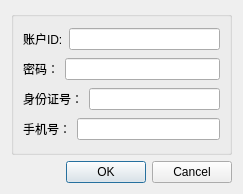
<?xml version="1.0" encoding="UTF-8"?>
<ui version="4.0">
 <class>AccountDialog</class>
 <widget class="QDialog" name="AccountDialog">
  <property name="geometry">
   <rect>
    <x>0</x>
    <y>0</y>
    <width>243</width>
    <height>194</height>
   </rect>
  </property>
  <property name="maximumSize">
   <size>
    <width>243</width>
    <height>194</height>
   </size>
  </property>
  <property name="windowTitle">
   <string>账户添加</string>
  </property>
  <layout class="QVBoxLayout" name="verticalLayout_2">
   <item>
    <widget class="QGroupBox" name="gBTaskinfo">
     <property name="title">
      <string/>
     </property>
     <layout class="QVBoxLayout" name="verticalLayout">
      <item>
       <layout class="QHBoxLayout" name="horizontalLayout">
        <item>
         <widget class="QLabel" name="label">
          <property name="text">
           <string>账户ID:</string>
          </property>
         </widget>
        </item>
        <item>
         <widget class="QLineEdit" name="lEAccount"/>
        </item>
       </layout>
      </item>
      <item>
       <layout class="QHBoxLayout" name="horizontalLayout_2">
        <item>
         <widget class="QLabel" name="label_2">
          <property name="text">
           <string>密码：</string>
          </property>
         </widget>
        </item>
        <item>
         <widget class="QLineEdit" name="lEPasswd">
          <property name="echoMode">
           <enum>QLineEdit::Password</enum>
          </property>
         </widget>
        </item>
       </layout>
      </item>
      <item>
       <layout class="QHBoxLayout" name="horizontalLayout_3">
        <item>
         <widget class="QLabel" name="label_3">
          <property name="text">
           <string>身份证号：</string>
          </property>
         </widget>
        </item>
        <item>
         <widget class="QLineEdit" name="lEGovId"/>
        </item>
       </layout>
      </item>
      <item>
       <layout class="QHBoxLayout" name="horizontalLayout_4">
        <item>
         <widget class="QLabel" name="label_4">
          <property name="text">
           <string>手机号：</string>
          </property>
         </widget>
        </item>
        <item>
         <widget class="QLineEdit" name="lEPhoneNumber"/>
        </item>
       </layout>
      </item>
     </layout>
    </widget>
   </item>
   <item>
    <widget class="QDialogButtonBox" name="buttonBox">
     <property name="orientation">
      <enum>Qt::Horizontal</enum>
     </property>
     <property name="standardButtons">
      <set>QDialogButtonBox::Cancel|QDialogButtonBox::Ok</set>
     </property>
    </widget>
   </item>
  </layout>
 </widget>
 <resources/>
 <connections>
  <connection>
   <sender>buttonBox</sender>
   <signal>accepted()</signal>
   <receiver>AccountDialog</receiver>
   <slot>accept()</slot>
   <hints>
    <hint type="sourcelabel">
     <x>248</x>
     <y>254</y>
    </hint>
    <hint type="destinationlabel">
     <x>157</x>
     <y>274</y>
    </hint>
   </hints>
  </connection>
  <connection>
   <sender>buttonBox</sender>
   <signal>rejected()</signal>
   <receiver>AccountDialog</receiver>
   <slot>reject()</slot>
   <hints>
    <hint type="sourcelabel">
     <x>316</x>
     <y>260</y>
    </hint>
    <hint type="destinationlabel">
     <x>286</x>
     <y>274</y>
    </hint>
   </hints>
  </connection>
 </connections>
</ui>
